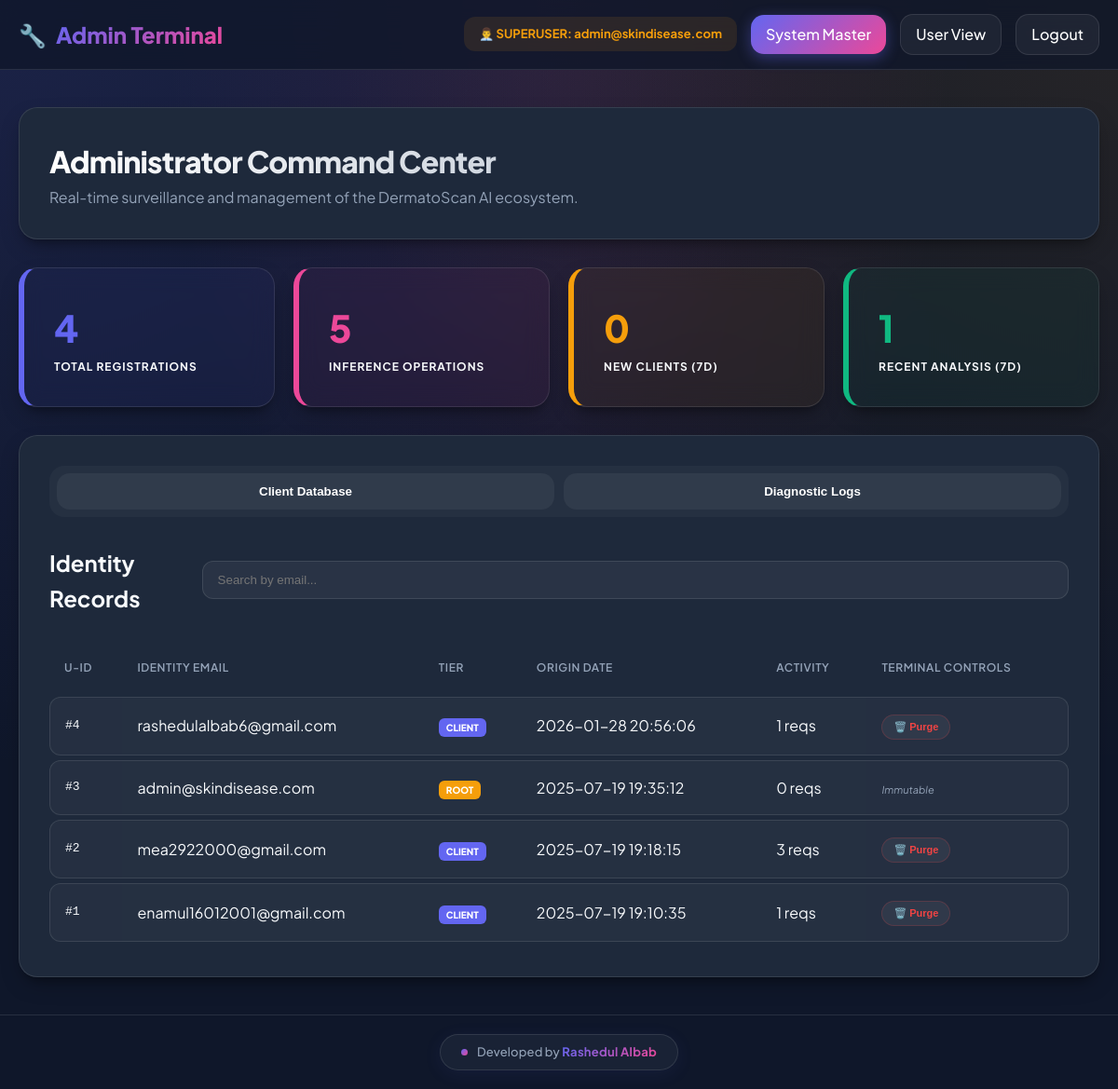
/admin (signed in), run on the app's committed database.
### tables this page shows
CREATE TABLE users (
                id INTEGER PRIMARY KEY AUTOINCREMENT,
                email TEXT UNIQUE NOT NULL,
                password_hash TEXT NOT NULL,
                created_at TIMESTAMP DEFAULT CURRENT_TIMESTAMP
            , is_admin BOOLEAN DEFAULT FALSE);

### main.py (the view)
@app.get("/admin", response_class=HTMLResponse)
async def admin_dashboard(request: Request):
    admin_user = get_admin_user(request)
    users = db.get_all_users()
    predictions = db.get_all_predictions()
    stats = {
        'total_users': len(users),
        'total_predictions': len(predictions),
        'recent_users': len([u for u in users if (datetime.now() - datetime.fromisoformat(u['created_at'].replace('Z', '+00:00').replace('+00:00', ''))).days <= 7]),
        'recent_predictions': len([p for p in predictions if (datetime.now() - datetime.fromisoformat(p['created_at'].replace('Z', '+00:00').replace('+00:00', ''))).days <= 7])
    }
    return templates.TemplateResponse("admin.html", {
        "request": request,
        "admin": admin_user,
        "users": users,
        "predictions": predictions,
        "stats": stats
    })

### templates/admin.html (shortened to what this page needs)
<!DOCTYPE html>
<html lang="en">
<head>
    <link rel="stylesheet" href="{{ url_for('static', path='/style.css') }}">
</head>
<body>
    <nav class="navbar">
        <div class="nav-container"
            style="max-width: 1400px; margin: 0 auto; display: flex; justify-content: space-between; align-items: center; padding: 15px 20px;">
            <div class="nav-brand"
                style="font-size: 24px; font-weight: 800; display: flex; align-items: center; gap: 10px;">
                <span class="logo">🔧</span>
                <span class="text-gradient">Admin Terminal</span>
            </div>
            <div class="nav-links" style="display: flex; gap: 15px; align-items: center;">
                <span class="admin-info"
                    style="color: var(--accent); background: rgba(245, 158, 11, 0.1); padding: 8px 16px; border-radius: 12px; font-size: 13px; font-weight: 700;">👨‍💼
                    SUPERUSER: {{ admin.email }}</span>
                <a href="/admin" class="btn btn-primary" style="padding: 8px 16px;">System Master</a>
                <a href="/dashboard" class="btn btn-secondary" style="padding: 8px 16px;">User View</a>
                <a href="/logout" class="btn btn-secondary" style="padding: 8px 16px;">Logout</a>
            </div>
        </div>
    </nav>
    <div class="main-container" style="max-width: 1400px; margin: 40px auto; padding: 0 20px;">
        <div class="page-header card glass-panel" style="margin-bottom: 30px; animation: fadeIn 0.8s ease-out;">
            <h1>Administrator Command Center</h1>
            <p style="color: var(--text-muted);">Real-time surveillance and management of the DermatoScan AI ecosystem.
            </p>
        </div>
        <div class="stats-grid"
            style="display: grid; grid-template-columns: repeat(auto-fit, minmax(260px, 1fr)); gap: 20px; margin-bottom: 30px;">
            <div class="stat-card card glass-panel"
                style="border-left: 6px solid var(--primary); background: rgba(99, 102, 241, 0.05);">
                <div class="stat-number" style="font-size: 40px; font-weight: 800; color: var(--primary);">{{
                    stats.total_users }}</div>
                <div class="stat-label"
                    style="text-transform: uppercase; letter-spacing: 1px; font-size: 12px; font-weight: 700;">Total
                    Registrations</div>
            </div>
            <div class="stat-card card glass-panel"
                style="border-left: 6px solid var(--secondary); background: rgba(236, 72, 153, 0.05);">
                <div class="stat-number" style="font-size: 40px; font-weight: 800; color: var(--secondary);">{{
                    stats.total_predictions }}</div>
                <div class="stat-label"
                    style="text-transform: uppercase; letter-spacing: 1px; font-size: 12px; font-weight: 700;">Inference
                    Operations</div>
            </div>
            <div class="stat-card card glass-panel"
                style="border-left: 6px solid var(--accent); background: rgba(245, 158, 11, 0.05);">
                <div class="stat-number" style="font-size: 40px; font-weight: 800; color: var(--accent);">{{
                    stats.recent_users }}</div>
                <div class="stat-label"
                    style="text-transform: uppercase; letter-spacing: 1px; font-size: 12px; font-weight: 700;">New
                    Clients (7D)</div>
            </div>
            <div class="stat-card card glass-panel"
                style="border-left: 6px solid #10b981; background: rgba(16, 185, 129, 0.05);">
                <div class="stat-number" style="font-size: 40px; font-weight: 800; color: #10b981;">{{
                    stats.recent_predictions }}</div>
                <div class="stat-label"
                    style="text-transform: uppercase; letter-spacing: 1px; font-size: 12px; font-weight: 700;">Recent
                    Analysis (7D)</div>
            </div>
        </div>
        <div class="admin-section card glass-panel">
            <div class="tabs"
                style="display: flex; gap: 10px; margin-bottom: 30px; background: rgba(255,255,255,0.03); padding: 8px; border-radius: 16px;">
                <button class="tab active btn btn-secondary" onclick="switchTab('users')"
                    style="flex: 1; border: none;">Client Database</button>
                <button class="tab btn btn-secondary" onclick="switchTab('predictions')"
                    style="flex: 1; border: none;">Diagnostic Logs</button>
            </div>
            <div id="users" class="tab-content active">
                <div style="display: flex; justify-content: space-between; align-items: center; margin-bottom: 25px;">
                    <h2 style="margin: 0;">Identity Records</h2>
                    <input type="text" class="search-box" style="margin: 0;" placeholder="Search by email..."
                        onkeyup="filterUsers(this.value)">
                </div>
                <table class="data-table" id="users-table"
                    style="width: 100%; border-collapse: separate; border-spacing: 0 5px;">
                    <thead>
                        <tr>
                            <th>U-ID</th>
                            <th>Identity Email</th>
                            <th>Tier</th>
                            <th>Origin Date</th>
                            <th>Activity</th>
                            <th>Terminal Controls</th>
                        </tr>
                    </thead>
                    <tbody>
                        {% for user in users %}
                        <tr data-email="{{ user.email }}">
                            <td style="font-family: monospace;">#{{ user.id }}</td>
                            <td>{{ user.email }}</td>
                            <td>
                                {% if user.is_admin %}
                                <span class="user-badge"
                                    style="background: var(--accent); color: white; padding: 4px 8px; border-radius: 6px; font-size: 10px; font-weight: 800;">ROOT</span>
                                {% else %}
                                <span class="user-badge"
                                    style="background: var(--primary); color: white; padding: 4px 8px; border-radius: 6px; font-size: 10px; font-weight: 800;">CLIENT</span>
                                {% endif %}
                            </td>
                            <td>{{ user.created_at }}</td>
                            <td>{{ user.prediction_count }} reqs</td>
                            <td>
                                {% if not user.is_admin %}
                                <button class="btn btn-secondary"
                                    style="font-size: 11px; padding: 6px 12px; color: #ef4444; border-color: rgba(239, 68, 68, 0.2);"
                                    onclick="deleteUser('{{ user.id }}', '{{ user.email }}')">
                                    🗑️ Purge
                                </button>
                                {% else %}
                                <span
                                    style="color: var(--text-muted); font-size: 11px; font-style: italic;">Immutable</span>
                                {% endif %}
                            </td>
                        </tr>
                        {% endfor %}
                    </tbody>
                </table>
            </div>
        </div>
    </div>
    <footer class="dev-credit">
        <div class="dev-credit-inner">
            <span class="dev-credit-pulse"></span>
            <span class="dev-credit-text">Developed by <span class="dev-credit-name">Rashedul Albab</span></span>
        </div>
    </footer>
</body>
</html>

### static/style.css (style rules this page uses)
:root { --primary: #6366f1; --primary-hover: #4f46e5; --secondary: #ec4899; --accent: #f59e0b; --background: #0f172a; --surface: #1e293b; --surface-light: #334155; --text: #f8fafc; --text-muted: #94a3b8; --glass: rgba(30, 41, 59, 0.7); --glass-border: rgba(255, 255, 255, 0.1); --shadow: 0 10px 25px -5px rgba(0, 0, 0, 0.3), 0 8px 10px -6px rgba(0, 0, 0, 0.3); --transition: all 0.3s cubic-bezier(0.4, 0, 0.2, 1); }
* { margin: 0; padding: 0; box-sizing: border-box; }
body { font-family: 'Plus Jakarta Sans', sans-serif; background-color: var(--background); background-image: radial-gradient(at 0% 0%, rgba(99, 102, 241, 0.15) 0, transparent 50%), radial-gradient(at 50% 0%, rgba(236, 72, 153, 0.1) 0, transparent 50%), radial-gradient(at 100% 0%, rgba(245, 158, 11, 0.1) 0, transparent 50%); color: var(--text); line-height: 1.6; min-height: 100vh; overflow-x: hidden; }
.glass-panel { background: var(--glass); backdrop-filter: blur(12px); -webkit-backdrop-filter: blur(12px); border: 1px solid var(--glass-border); border-radius: 24px; box-shadow: var(--shadow); }
h1 { font-weight: 800; letter-spacing: -0.025em; background: linear-gradient(to right, #ffffff, #94a3b8); -webkit-background-clip: text; -webkit-text-fill-color: transparent; }
.btn { display: inline-flex; align-items: center; justify-content: center; padding: 12px 28px; font-weight: 600; border-radius: 14px; transition: var(--transition); cursor: pointer; text-decoration: none; border: none; gap: 8px; }
.btn-primary { background: linear-gradient(135deg, var(--primary), var(--secondary)); color: white; box-shadow: 0 4px 15px rgba(99, 102, 241, 0.4); }
.btn-secondary { background: rgba(255, 255, 255, 0.05); color: white; border: 1px solid var(--glass-border); }
.navbar { background: rgba(15, 23, 42, 0.8); backdrop-filter: blur(15px); border-bottom: 1px solid var(--glass-border); position: sticky; top: 0; z-index: 1000; }
.nav-links a { position: relative; font-weight: 500; transition: var(--transition); }
.nav-links a::after { content: ''; position: absolute; bottom: 0; left: 16px; right: 16px; height: 2px; background: var(--primary); transform: scaleX(0); transition: var(--transition); }
.card { background: var(--surface); border-radius: 20px; padding: 32px; border: 1px solid var(--glass-border); transition: var(--transition); }
input[type="email"], input[type="password"], input[type="text"], textarea { background: rgba(255, 255, 255, 0.05); border: 1px solid var(--glass-border); border-radius: 12px; padding: 12px 16px; color: white; width: 100%; transition: var(--transition); }
table { width: 100%; border-collapse: separate; border-spacing: 0 8px; }
th { text-align: left; padding: 16px; color: var(--text-muted); font-weight: 600; text-transform: uppercase; font-size: 12px; letter-spacing: 0.05em; }
td { padding: 16px; background: rgba(255, 255, 255, 0.03); border-top: 1px solid var(--glass-border); border-bottom: 1px solid var(--glass-border); }
td:first-child { border-left: 1px solid var(--glass-border); border-radius: 12px 0 0 12px; }
td:last-child { border-right: 1px solid var(--glass-border); border-radius: 0 12px 12px 0; }
.text-gradient { background: linear-gradient(135deg, var(--primary), var(--secondary)); -webkit-background-clip: text; -webkit-text-fill-color: transparent; }
.dev-credit { text-align: center; padding: 20px 16px; margin-top: 40px; border-top: 1px solid var(--glass-border); color: var(--text-muted); font-size: 13px; font-weight: 500; letter-spacing: 0.01em; user-select: none; }
.dev-credit-inner { display: inline-flex; align-items: center; gap: 10px; background: var(--glass); backdrop-filter: blur(10px); -webkit-backdrop-filter: blur(10px); border: 1px solid var(--glass-border); border-radius: 50px; padding: 8px 22px; transition: var(--transition); cursor: default; box-shadow: 0 4px 20px rgba(99, 102, 241, 0.08); }
.dev-credit-pulse { width: 7px; height: 7px; border-radius: 50%; background: linear-gradient(135deg, var(--primary), var(--secondary)); animation: pulse 2s ease-in-out infinite; flex-shrink: 0; }
.dev-credit-text { color: var(--text-muted); }
.dev-credit-name { background: linear-gradient(135deg, var(--primary), var(--secondary)); -webkit-background-clip: text; -webkit-text-fill-color: transparent; background-clip: text; font-weight: 700; letter-spacing: 0.02em; }

### data on the page
users: email "admin@skindisease.com", id "3", is_admin "ROOT", created_at "2025-07-19 19:35:12", prediction_count "0"
users: id "4", email "rashedulalbab6@gmail.com", is_admin "CLIENT", created_at "2026-01-28 20:56:06", prediction_count "1"
users: id "2", email "mea2922000@gmail.com", is_admin "CLIENT", created_at "2025-07-19 19:18:15", prediction_count "3"
users: id "1", email "enamul16012001@gmail.com", is_admin "CLIENT", created_at "2025-07-19 19:10:35", prediction_count "1"

### other printed values
{{ stats.total_users }} "4"
{{ stats.total_predictions }} "5"
{{ stats.recent_users }} "0"
{{ stats.recent_predictions }} "1"
